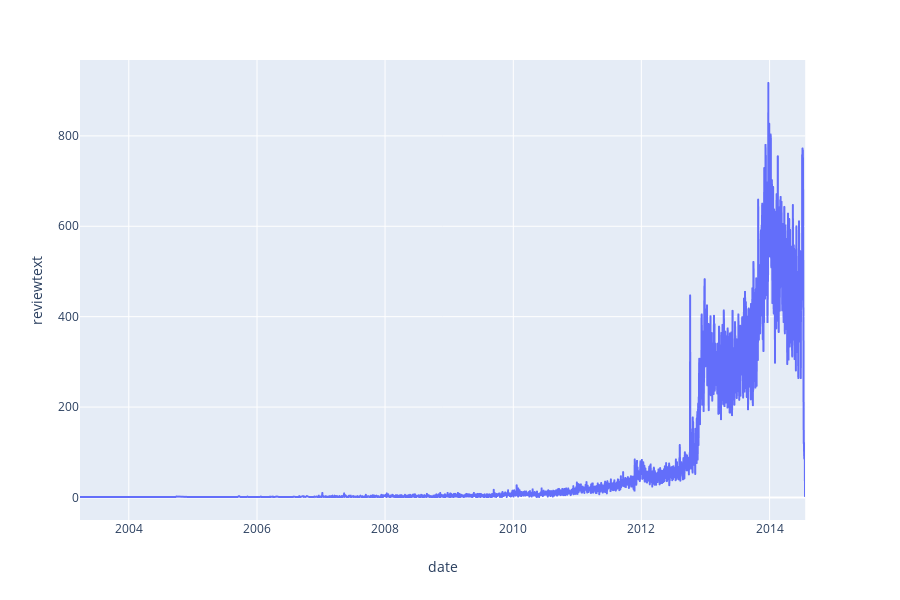

Notebook code cell kept with this figure:
### Code cell
fig = px.line(reviews_per_days_df, x='date', y="reviewtext",labels={'x':'Time', 'y':'Number of the Reviews'})
fig.show()

### Figure 1 — Plotly figure (JSON) as saved in the notebook; plotly's stock layout.template omitted (floating-point values rounded to 4 significant figures; data arrays with more than 128 entries replaced by an {"elided": "..."} marker saying what was removed)
{"data": [{"hoverlabel": {"namelength": 0}, "hovertemplate": "date=%{x}<br>reviewtext=%{y}", "legendgroup": "", "line": {"color": "#636efa", "dash": "solid"}, "mode": "lines", "name": "", "showlegend": false, "type": "scattergl", "x": {"elided": "2691 str values"}, "xaxis": "x", "y": {"elided": "2691 int values"}, "yaxis": "y"}], "layout": {"height": 600, "legend": {"tracegroupgap": 0}, "margin": {"t": 60}, "xaxis": {"anchor": "y", "domain": [0, 0.98], "title": {"text": "date"}}, "yaxis": {"anchor": "x", "domain": [0, 1], "title": {"text": "reviewtext"}}}}
